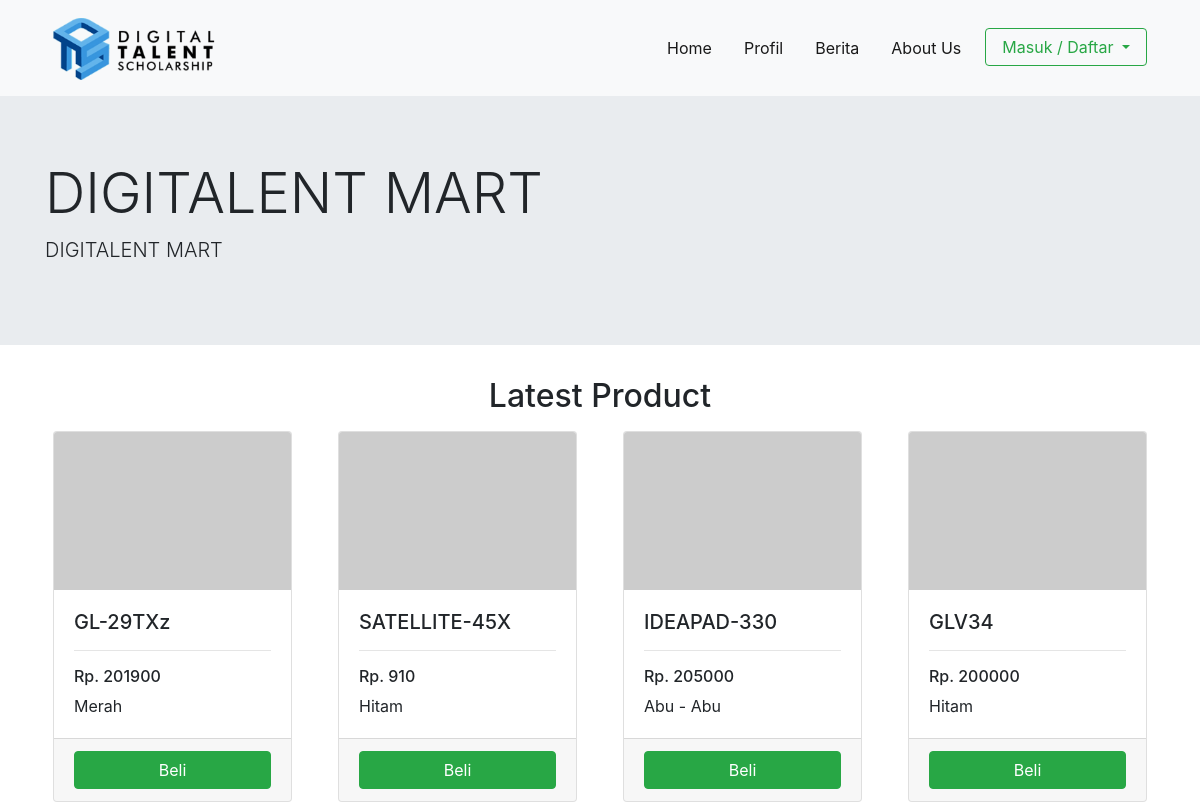
The page / on the database its author committed.
### tables this page shows
CREATE TABLE `produk` (
  `id_produk` int(10) NOT NULL,
  `nama_produk` varchar(30) NOT NULL,
  `warna` varchar(10) NOT NULL,
  `jumlah` int(10) NOT NULL,
  `harga` int(10) NOT NULL,
  `id_merk` int(10) NOT NULL,
  `id_kategori` int(10) NOT NULL
);

### index.php (the view, shortened to what this page needs)
<!doctype html>
<html lang="en">
<head>
    <link rel="stylesheet" href="assets/css/bootstrap.min.css">
</head>
<body>
    <?php
    include_once("database/koneksi.php");
    $query_produk = mysqli_query($koneksi, "SELECT produk.id_produk, produk.harga, produk.warna, produk.jumlah, produk.harga, produk.nama_produk, merk.nama_merk, kategori.nama_kategori
    FROM ((produk
    INNER JOIN merk ON produk.id_merk = merk.id_merk)
    INNER JOIN kategori ON produk.id_kategori = kategori.id_kategori) ORDER BY id_produk desc;");
    ?>
    <nav class="navbar navbar-expand-lg navbar-light bg-light">
        <div class="container">
            <a class="navbar-brand p-2" href="#"><img src="assets/img/logo.png" width="70%"></a>
            <div class="collapse navbar-collapse" id="navbarSupportedContent">
                <ul class="navbar-nav ml-auto">
                    <li class="nav-item active p-2">
                        <a class="nav-link" href="http://localhost:8080/VSGA/toko">Home <span class="sr-only">(current)</span></a>
                    </li>
                    <li class="nav-item active p-2">
                        <a class="nav-link" href="view/home/profil">Profil</a>
                    </li>
                    <li class="nav-item active p-2">
                        <a class="nav-link" href="view/home/berita.php">Berita</a>
                    </li>
                    <li class="nav-item active p-2">
                        <a class="nav-link" href="view/home/about.php">About Us</a>
                    </li>
                    <li class="nav-item p-2">
                        <div class="dropdown">
                            <button type="button" class="btn btn-outline-success dropdown-toggle pl-3 pr-3" data-toggle="dropdown" aria-haspopup="true" aria-expanded="false">
                                <?php if (isset($_SESSION['role'])) {
                                    if (($_SESSION['role']) == 'pelanggan') {
                                        echo $_SESSION['nama_pelanggan'];
                                    } elseif (($_SESSION['role']) == 'karyawan') {
                                        echo $_SESSION['nama_karyawan'];
                                    }
                                } else {
                                    echo "Masuk / Daftar";
                                } ?>
                            </button>
                        </div>
                    </li>
                </ul>
            </div>
        </div>
    </nav>
    <section>
        <div class="jumbotron jumbotron-fluid">
            <div class="container">
                <h1 class="display-4">
                    <?php if (isset($_SESSION['nama_pelanggan'])) {
                        echo "Selamat datang " .  $_SESSION['nama_pelanggan'];
                    } else {
                        echo "DIGITALENT MART";
                    }
                    ?>
                </h1>
                <p class="lead">DIGITALENT MART</p>
            </div>
        </div>
    </section>
    <section>
        <div class="container">
            <h2 class="text-center">Latest Product</h2>
            <div class="row">
                <?php
                while ($produk = mysqli_fetch_array($query_produk)) {
                    ?>
                    <div class="col-lg-3 col-md-3 col-sm-12">
                        <div class="card m-2">
                            <img class="card-img-top" src="https://via.placeholder.com/60x40" alt="Card image cap">
                            <div class="card-body">
                                <h5 class="card-title"><?php echo $produk['nama_produk']; ?></h5>
                                <hr>
                                <h6>Rp. <?php echo $produk['harga']; ?></h6>
                                <p class="card-text"><?php echo $produk['warna']; ?></p>
                            </div>
                            <div class="card-footer">
                                <a class="btn btn-block btn-success" href="controller/pemesanan.php?id_produk=<?php echo $produk['id_produk']; ?>&harga=<?php echo $produk['harga']; ?>&id=<?php if (isset($_SESSION['role'])) {
                                                                                                                                                                                                if ($_SESSION['role'] == 'pelanggan') {
                                                                                                                                                                                                    echo $_SESSION['id_pelanggan'];
                                                                                                                                                                                                } elseif ($_SESSION['role'] == 'karyawan') {
                                                                                                                                                                                                    echo "login_karyawan";
                                                                                                                                                                                                }
                                                                                                                                                                                            } else {
                                                                                                                                                                                                echo "belum_login";
                                                                                                                                                                                            }
                                                                                                                                                                                            ?>&jumlah=1">Beli</a>
                            </div>
                        </div>
                    </div>
                <?php
                }
                ?>
            </div>
        </div>
    </section>
</body>
</html>

### rows shown on the page
produk: nama_produk "GL-29TXz", harga "201900", warna "Merah"
produk: nama_produk "SATELLITE-45X", harga "910", warna "Hitam"
produk: nama_produk "IDEAPAD-330", harga "205000", warna "Abu - Abu"
produk: nama_produk "GLV34", harga "200000", warna "Hitam"
